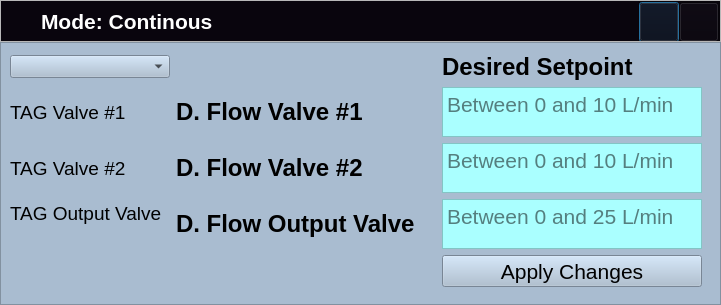
<?xml version="1.0" encoding="UTF-8"?>
<ui version="4.0">
 <class>ContinousMode</class>
 <widget class="QDialog" name="ContinousMode">
  <property name="geometry">
   <rect>
    <x>0</x>
    <y>0</y>
    <width>721</width>
    <height>305</height>
   </rect>
  </property>
  <property name="windowTitle">
   <string>Dialog</string>
  </property>
  <layout class="QVBoxLayout" name="verticalLayout">
   <property name="spacing">
    <number>0</number>
   </property>
   <property name="leftMargin">
    <number>0</number>
   </property>
   <property name="topMargin">
    <number>0</number>
   </property>
   <property name="rightMargin">
    <number>0</number>
   </property>
   <property name="bottomMargin">
    <number>0</number>
   </property>
   <item>
    <widget class="QFrame" name="frame">
     <property name="sizePolicy">
      <sizepolicy hsizetype="Preferred" vsizetype="Minimum">
       <horstretch>0</horstretch>
       <verstretch>0</verstretch>
      </sizepolicy>
     </property>
     <property name="minimumSize">
      <size>
       <width>0</width>
       <height>42</height>
      </size>
     </property>
     <property name="maximumSize">
      <size>
       <width>16777215</width>
       <height>42</height>
      </size>
     </property>
     <property name="frameShape">
      <enum>QFrame::StyledPanel</enum>
     </property>
     <property name="frameShadow">
      <enum>QFrame::Raised</enum>
     </property>
     <layout class="QVBoxLayout" name="verticalLayout_3">
      <property name="spacing">
       <number>0</number>
      </property>
      <property name="leftMargin">
       <number>0</number>
      </property>
      <property name="topMargin">
       <number>0</number>
      </property>
      <property name="rightMargin">
       <number>0</number>
      </property>
      <property name="bottomMargin">
       <number>0</number>
      </property>
      <item alignment="Qt::AlignTop">
       <widget class="QFrame" name="header_frame">
        <property name="sizePolicy">
         <sizepolicy hsizetype="Preferred" vsizetype="Minimum">
          <horstretch>0</horstretch>
          <verstretch>0</verstretch>
         </sizepolicy>
        </property>
        <property name="styleSheet">
         <string notr="true">background-color: rgb(9, 5, 13);</string>
        </property>
        <property name="frameShape">
         <enum>QFrame::NoFrame</enum>
        </property>
        <property name="frameShadow">
         <enum>QFrame::Raised</enum>
        </property>
        <layout class="QHBoxLayout" name="horizontalLayout_3">
         <property name="spacing">
          <number>0</number>
         </property>
         <property name="leftMargin">
          <number>40</number>
         </property>
         <property name="topMargin">
          <number>0</number>
         </property>
         <property name="rightMargin">
          <number>0</number>
         </property>
         <property name="bottomMargin">
          <number>0</number>
         </property>
         <item>
          <widget class="QLabel" name="DeviceName">
           <property name="font">
            <font>
             <pointsize>16</pointsize>
             <weight>75</weight>
             <bold>true</bold>
            </font>
           </property>
           <property name="styleSheet">
            <string notr="true">color: #FFFFFF;  

</string>
           </property>
           <property name="text">
            <string>Mode: Continous</string>
           </property>
           <property name="alignment">
            <set>Qt::AlignLeading|Qt::AlignLeft|Qt::AlignVCenter</set>
           </property>
          </widget>
         </item>
         <item alignment="Qt::AlignRight|Qt::AlignTop">
          <widget class="QFrame" name="frame_9">
           <property name="frameShape">
            <enum>QFrame::StyledPanel</enum>
           </property>
           <property name="frameShadow">
            <enum>QFrame::Raised</enum>
           </property>
           <layout class="QHBoxLayout" name="horizontalLayout_5">
            <property name="spacing">
             <number>0</number>
            </property>
            <property name="leftMargin">
             <number>0</number>
            </property>
            <property name="topMargin">
             <number>0</number>
            </property>
            <property name="rightMargin">
             <number>0</number>
            </property>
            <property name="bottomMargin">
             <number>0</number>
            </property>
            <item>
             <widget class="QPushButton" name="minimize_window_button">
              <property name="minimumSize">
               <size>
                <width>40</width>
                <height>40</height>
               </size>
              </property>
              <property name="maximumSize">
               <size>
                <width>40</width>
                <height>40</height>
               </size>
              </property>
              <property name="text">
               <string/>
              </property>
              <property name="icon">
               <iconset resource="Icons/Icons.qrc">
                <normaloff>:/Icons/minus B.svg</normaloff>:/Icons/minus B.svg</iconset>
              </property>
              <property name="iconSize">
               <size>
                <width>32</width>
                <height>32</height>
               </size>
              </property>
             </widget>
            </item>
            <item>
             <widget class="QPushButton" name="close_window_button">
              <property name="minimumSize">
               <size>
                <width>40</width>
                <height>40</height>
               </size>
              </property>
              <property name="maximumSize">
               <size>
                <width>40</width>
                <height>40</height>
               </size>
              </property>
              <property name="text">
               <string/>
              </property>
              <property name="icon">
               <iconset resource="Icons/Icons.qrc">
                <normaloff>:/Icons/cross B.svg</normaloff>:/Icons/cross B.svg</iconset>
              </property>
              <property name="iconSize">
               <size>
                <width>32</width>
                <height>32</height>
               </size>
              </property>
             </widget>
            </item>
           </layout>
          </widget>
         </item>
        </layout>
       </widget>
      </item>
     </layout>
    </widget>
   </item>
   <item>
    <widget class="QFrame" name="body">
     <property name="styleSheet">
      <string notr="true">background-color: rgb(169, 188, 208);</string>
     </property>
     <property name="frameShape">
      <enum>QFrame::StyledPanel</enum>
     </property>
     <property name="frameShadow">
      <enum>QFrame::Raised</enum>
     </property>
     <layout class="QVBoxLayout" name="verticalLayout_2">
      <item>
       <layout class="QGridLayout" name="gridLayout">
        <item row="0" column="0">
         <widget class="QComboBox" name="tankSelectorCBox">
          <property name="minimumSize">
           <size>
            <width>160</width>
            <height>23</height>
           </size>
          </property>
         </widget>
        </item>
        <item row="4" column="1">
         <widget class="QLabel" name="desiredFlowValve2L">
          <property name="minimumSize">
           <size>
            <width>260</width>
            <height>50</height>
           </size>
          </property>
          <property name="font">
           <font>
            <pointsize>18</pointsize>
            <weight>75</weight>
            <bold>true</bold>
           </font>
          </property>
          <property name="text">
           <string>D. Flow Valve #2</string>
          </property>
         </widget>
        </item>
        <item row="4" column="0">
         <widget class="QLabel" name="tagValve2L">
          <property name="minimumSize">
           <size>
            <width>160</width>
            <height>50</height>
           </size>
          </property>
          <property name="font">
           <font>
            <pointsize>14</pointsize>
           </font>
          </property>
          <property name="text">
           <string>TAG Valve #2</string>
          </property>
         </widget>
        </item>
        <item row="1" column="3">
         <spacer name="horizontalSpacer">
          <property name="orientation">
           <enum>Qt::Horizontal</enum>
          </property>
          <property name="sizeHint" stdset="0">
           <size>
            <width>40</width>
            <height>20</height>
           </size>
          </property>
         </spacer>
        </item>
        <item row="1" column="1">
         <widget class="QLabel" name="desiredFlowValve1L">
          <property name="minimumSize">
           <size>
            <width>260</width>
            <height>50</height>
           </size>
          </property>
          <property name="font">
           <font>
            <pointsize>18</pointsize>
            <weight>75</weight>
            <bold>true</bold>
           </font>
          </property>
          <property name="text">
           <string>D. Flow Valve #1</string>
          </property>
         </widget>
        </item>
        <item row="1" column="2">
         <widget class="QTextEdit" name="eTextDesiredFlowValve1">
          <property name="minimumSize">
           <size>
            <width>260</width>
            <height>50</height>
           </size>
          </property>
          <property name="maximumSize">
           <size>
            <width>361</width>
            <height>50</height>
           </size>
          </property>
          <property name="palette">
           <palette>
            <active>
             <colorrole role="Button">
              <brush brushstyle="SolidPattern">
               <color alpha="255">
                <red>170</red>
                <green>255</green>
                <blue>255</blue>
               </color>
              </brush>
             </colorrole>
             <colorrole role="Base">
              <brush brushstyle="SolidPattern">
               <color alpha="255">
                <red>170</red>
                <green>255</green>
                <blue>255</blue>
               </color>
              </brush>
             </colorrole>
             <colorrole role="Window">
              <brush brushstyle="SolidPattern">
               <color alpha="255">
                <red>170</red>
                <green>255</green>
                <blue>255</blue>
               </color>
              </brush>
             </colorrole>
            </active>
            <inactive>
             <colorrole role="Button">
              <brush brushstyle="SolidPattern">
               <color alpha="255">
                <red>170</red>
                <green>255</green>
                <blue>255</blue>
               </color>
              </brush>
             </colorrole>
             <colorrole role="Base">
              <brush brushstyle="SolidPattern">
               <color alpha="255">
                <red>170</red>
                <green>255</green>
                <blue>255</blue>
               </color>
              </brush>
             </colorrole>
             <colorrole role="Window">
              <brush brushstyle="SolidPattern">
               <color alpha="255">
                <red>170</red>
                <green>255</green>
                <blue>255</blue>
               </color>
              </brush>
             </colorrole>
            </inactive>
            <disabled>
             <colorrole role="Button">
              <brush brushstyle="SolidPattern">
               <color alpha="255">
                <red>170</red>
                <green>255</green>
                <blue>255</blue>
               </color>
              </brush>
             </colorrole>
             <colorrole role="Base">
              <brush brushstyle="SolidPattern">
               <color alpha="255">
                <red>170</red>
                <green>255</green>
                <blue>255</blue>
               </color>
              </brush>
             </colorrole>
             <colorrole role="Window">
              <brush brushstyle="SolidPattern">
               <color alpha="255">
                <red>170</red>
                <green>255</green>
                <blue>255</blue>
               </color>
              </brush>
             </colorrole>
            </disabled>
           </palette>
          </property>
          <property name="font">
           <font>
            <pointsize>16</pointsize>
           </font>
          </property>
          <property name="styleSheet">
           <string notr="true">background-color: rgb(170, 255, 255);</string>
          </property>
          <property name="placeholderText">
           <string>Between 0 and 10 L/min</string>
          </property>
         </widget>
        </item>
        <item row="4" column="2">
         <widget class="QTextEdit" name="eTextDesiredFlowValve2">
          <property name="minimumSize">
           <size>
            <width>260</width>
            <height>50</height>
           </size>
          </property>
          <property name="maximumSize">
           <size>
            <width>361</width>
            <height>50</height>
           </size>
          </property>
          <property name="palette">
           <palette>
            <active>
             <colorrole role="Button">
              <brush brushstyle="SolidPattern">
               <color alpha="255">
                <red>170</red>
                <green>255</green>
                <blue>255</blue>
               </color>
              </brush>
             </colorrole>
             <colorrole role="Base">
              <brush brushstyle="SolidPattern">
               <color alpha="255">
                <red>170</red>
                <green>255</green>
                <blue>255</blue>
               </color>
              </brush>
             </colorrole>
             <colorrole role="Window">
              <brush brushstyle="SolidPattern">
               <color alpha="255">
                <red>170</red>
                <green>255</green>
                <blue>255</blue>
               </color>
              </brush>
             </colorrole>
            </active>
            <inactive>
             <colorrole role="Button">
              <brush brushstyle="SolidPattern">
               <color alpha="255">
                <red>170</red>
                <green>255</green>
                <blue>255</blue>
               </color>
              </brush>
             </colorrole>
             <colorrole role="Base">
              <brush brushstyle="SolidPattern">
               <color alpha="255">
                <red>170</red>
                <green>255</green>
                <blue>255</blue>
               </color>
              </brush>
             </colorrole>
             <colorrole role="Window">
              <brush brushstyle="SolidPattern">
               <color alpha="255">
                <red>170</red>
                <green>255</green>
                <blue>255</blue>
               </color>
              </brush>
             </colorrole>
            </inactive>
            <disabled>
             <colorrole role="Button">
              <brush brushstyle="SolidPattern">
               <color alpha="255">
                <red>170</red>
                <green>255</green>
                <blue>255</blue>
               </color>
              </brush>
             </colorrole>
             <colorrole role="Base">
              <brush brushstyle="SolidPattern">
               <color alpha="255">
                <red>170</red>
                <green>255</green>
                <blue>255</blue>
               </color>
              </brush>
             </colorrole>
             <colorrole role="Window">
              <brush brushstyle="SolidPattern">
               <color alpha="255">
                <red>170</red>
                <green>255</green>
                <blue>255</blue>
               </color>
              </brush>
             </colorrole>
            </disabled>
           </palette>
          </property>
          <property name="font">
           <font>
            <pointsize>16</pointsize>
           </font>
          </property>
          <property name="styleSheet">
           <string notr="true">background-color: rgb(170, 255, 255);</string>
          </property>
          <property name="placeholderText">
           <string>Between 0 and 10 L/min</string>
          </property>
         </widget>
        </item>
        <item row="0" column="2">
         <widget class="QLabel" name="desiredSetpointL">
          <property name="minimumSize">
           <size>
            <width>260</width>
            <height>29</height>
           </size>
          </property>
          <property name="font">
           <font>
            <pointsize>18</pointsize>
            <weight>75</weight>
            <bold>true</bold>
           </font>
          </property>
          <property name="text">
           <string>Desired Setpoint</string>
          </property>
         </widget>
        </item>
        <item row="6" column="2">
         <widget class="QPushButton" name="applyChangesbtn">
          <property name="minimumSize">
           <size>
            <width>260</width>
            <height>32</height>
           </size>
          </property>
          <property name="maximumSize">
           <size>
            <width>161</width>
            <height>32</height>
           </size>
          </property>
          <property name="font">
           <font>
            <pointsize>16</pointsize>
           </font>
          </property>
          <property name="text">
           <string>Apply Changes</string>
          </property>
         </widget>
        </item>
        <item row="1" column="0">
         <widget class="QLabel" name="tagValve1L">
          <property name="minimumSize">
           <size>
            <width>160</width>
            <height>50</height>
           </size>
          </property>
          <property name="font">
           <font>
            <pointsize>14</pointsize>
           </font>
          </property>
          <property name="text">
           <string>TAG Valve #1</string>
          </property>
         </widget>
        </item>
        <item row="5" column="0">
         <widget class="QLabel" name="tagValveOutputL">
          <property name="minimumSize">
           <size>
            <width>160</width>
            <height>50</height>
           </size>
          </property>
          <property name="font">
           <font>
            <pointsize>14</pointsize>
           </font>
          </property>
          <property name="text">
           <string>TAG Output Valve 
</string>
          </property>
         </widget>
        </item>
        <item row="5" column="1">
         <widget class="QLabel" name="desiredFlowValveOutputL">
          <property name="minimumSize">
           <size>
            <width>260</width>
            <height>50</height>
           </size>
          </property>
          <property name="font">
           <font>
            <pointsize>18</pointsize>
            <weight>75</weight>
            <bold>true</bold>
           </font>
          </property>
          <property name="text">
           <string>D. Flow Output Valve</string>
          </property>
         </widget>
        </item>
        <item row="5" column="2">
         <widget class="QTextEdit" name="eTextDesiredFlowValveOutput">
          <property name="minimumSize">
           <size>
            <width>260</width>
            <height>50</height>
           </size>
          </property>
          <property name="maximumSize">
           <size>
            <width>361</width>
            <height>50</height>
           </size>
          </property>
          <property name="palette">
           <palette>
            <active>
             <colorrole role="Button">
              <brush brushstyle="SolidPattern">
               <color alpha="255">
                <red>170</red>
                <green>255</green>
                <blue>255</blue>
               </color>
              </brush>
             </colorrole>
             <colorrole role="Base">
              <brush brushstyle="SolidPattern">
               <color alpha="255">
                <red>170</red>
                <green>255</green>
                <blue>255</blue>
               </color>
              </brush>
             </colorrole>
             <colorrole role="Window">
              <brush brushstyle="SolidPattern">
               <color alpha="255">
                <red>170</red>
                <green>255</green>
                <blue>255</blue>
               </color>
              </brush>
             </colorrole>
            </active>
            <inactive>
             <colorrole role="Button">
              <brush brushstyle="SolidPattern">
               <color alpha="255">
                <red>170</red>
                <green>255</green>
                <blue>255</blue>
               </color>
              </brush>
             </colorrole>
             <colorrole role="Base">
              <brush brushstyle="SolidPattern">
               <color alpha="255">
                <red>170</red>
                <green>255</green>
                <blue>255</blue>
               </color>
              </brush>
             </colorrole>
             <colorrole role="Window">
              <brush brushstyle="SolidPattern">
               <color alpha="255">
                <red>170</red>
                <green>255</green>
                <blue>255</blue>
               </color>
              </brush>
             </colorrole>
            </inactive>
            <disabled>
             <colorrole role="Button">
              <brush brushstyle="SolidPattern">
               <color alpha="255">
                <red>170</red>
                <green>255</green>
                <blue>255</blue>
               </color>
              </brush>
             </colorrole>
             <colorrole role="Base">
              <brush brushstyle="SolidPattern">
               <color alpha="255">
                <red>170</red>
                <green>255</green>
                <blue>255</blue>
               </color>
              </brush>
             </colorrole>
             <colorrole role="Window">
              <brush brushstyle="SolidPattern">
               <color alpha="255">
                <red>170</red>
                <green>255</green>
                <blue>255</blue>
               </color>
              </brush>
             </colorrole>
            </disabled>
           </palette>
          </property>
          <property name="font">
           <font>
            <pointsize>16</pointsize>
           </font>
          </property>
          <property name="styleSheet">
           <string notr="true">background-color: rgb(170, 255, 255);</string>
          </property>
          <property name="placeholderText">
           <string>Between 0 and 25 L/min</string>
          </property>
         </widget>
        </item>
       </layout>
      </item>
      <item>
       <spacer name="verticalSpacer">
        <property name="orientation">
         <enum>Qt::Vertical</enum>
        </property>
        <property name="sizeHint" stdset="0">
         <size>
          <width>20</width>
          <height>40</height>
         </size>
        </property>
       </spacer>
      </item>
     </layout>
    </widget>
   </item>
  </layout>
 </widget>
 <resources>
  <include location="Icons/Icons.qrc"/>
 </resources>
 <connections/>
</ui>
